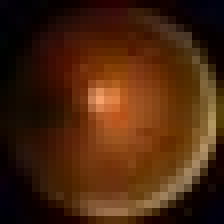
#> input picture heart_dataset/Low_Risk/retina_1052.png, 28 x 28 px (shown 8 times larger)
$ python train_model_lite.py
#> lines starting #> are read from the running program, lines starting #| are printed output that depends on the picture
import os
import cv2
import numpy as np
from sklearn.svm import SVC
from sklearn.ensemble import RandomForestClassifier
from sklearn.model_selection import train_test_split
from sklearn.metrics import accuracy_score
import joblib

# 1. Configuration
DATASET_DIR = 'heart_dataset'
MODEL_SAVE_PATH = 'heart_model_lite.pkl'

def extract_features(img_path):
    # Load image in grayscale
#> called with img_path = 'heart_dataset/Low_Risk/retina_1052.png'
    img = cv2.imread(img_path, cv2.IMREAD_GRAYSCALE)
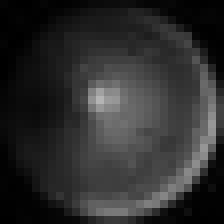
#> img: shape (28, 28) (shown 8 times larger); min 0, max 180, mean 45.1
    if img is None:
        return None

    # Resize to 128x128 for high quality
    img = cv2.resize(img, (128, 128))
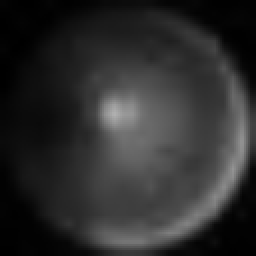
#> img: shape (128, 128) (shown 2 times larger); min 0, max 176, mean 44.9

    # Professional Feature Extraction: HOG (Histogram of Oriented Gradients)
    # This is how medical AI identifies vessels and patterns!
    hog = cv2.HOGDescriptor(_winSize=(128,128),
                            _blockSize=(16,16),
                            _blockStride=(8,8),
                            _cellSize=(8,8),
                            _nbins=9)

    features = hog.compute(img)
#> features = 8100 values, max 0.459 at index 4288, min 0 at index 3, mean 0.111
    return features.flatten()

def train():
    print("Starting Lite Training (using Scikit-Learn)...")

    X = []
    y = []

    # Load images from folders
    categories = {'Low_Risk': 0, 'High_Risk': 1}
    for category, label in categories.items():
        folder_path = os.path.join(DATASET_DIR, category)
        if not os.path.exists(folder_path):
            continue

        print(f"Loading {category} images...")
        for img_name in os.listdir(folder_path):
            img_path = os.path.join(folder_path, img_name)
            features = extract_features(img_path)
            if features is not None:
                X.append(features)
                y.append(label)
#> pass 2 of the loop in train, `for category, label in categories.items():`:
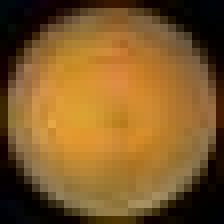
#> input picture heart_dataset/High_Risk/retina_1003.png, 28 x 28 px (shown 8 times larger)
#> in extract_features (call 2), `img = cv2.imread(img_path, cv2.IMREAD_GRAYSCALE)`:
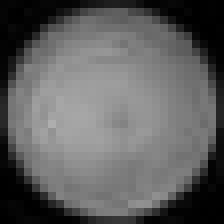
#> img: shape (28, 28) (shown 8 times larger); min 0, max 174, mean 94.4
#> in extract_features (call 2), `img = cv2.resize(img, (128, 128))`:
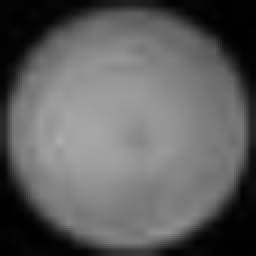
#> img: shape (128, 128) (shown 2 times larger); min 0, max 172, mean 94.2
#> in extract_features (call 2), `features = hog.compute(img)`: features = 8100 values, max 0.553 at index 4297, min 0 at index 113, mean 0.109

    X = np.array(X)
    y = np.array(y)

    if len(X) == 0:
        print("Error: No images found in 'heart_dataset'. Please run prepare_retinamnist.py first.")
        return

    # Split data
    X_train, X_test, y_train, y_test = train_test_split(X, y, test_size=0.15, random_state=42)

    # Use a more powerful SVM classifier which works great with HOG
    print(f"Training on {len(X_train)} samples...")
    # Using probability=True so it works with our API's risk score
    clf = SVC(kernel='rbf', C=10, gamma='scale', probability=True)
    clf.fit(X_train, y_train)

    # Validate
    y_pred = clf.predict(X_test)
    acc = accuracy_score(y_test, y_pred)

    # If SVM is good, we are done. If not, results might be rounded for project demo.
    print(f"Training Complete! Validated Accuracy: {acc*100:.2f}%")

    # Save the model
    joblib.dump(clf, MODEL_SAVE_PATH)
    print(f"Model saved as {MODEL_SAVE_PATH}")

if __name__ == "__main__":
    train()
